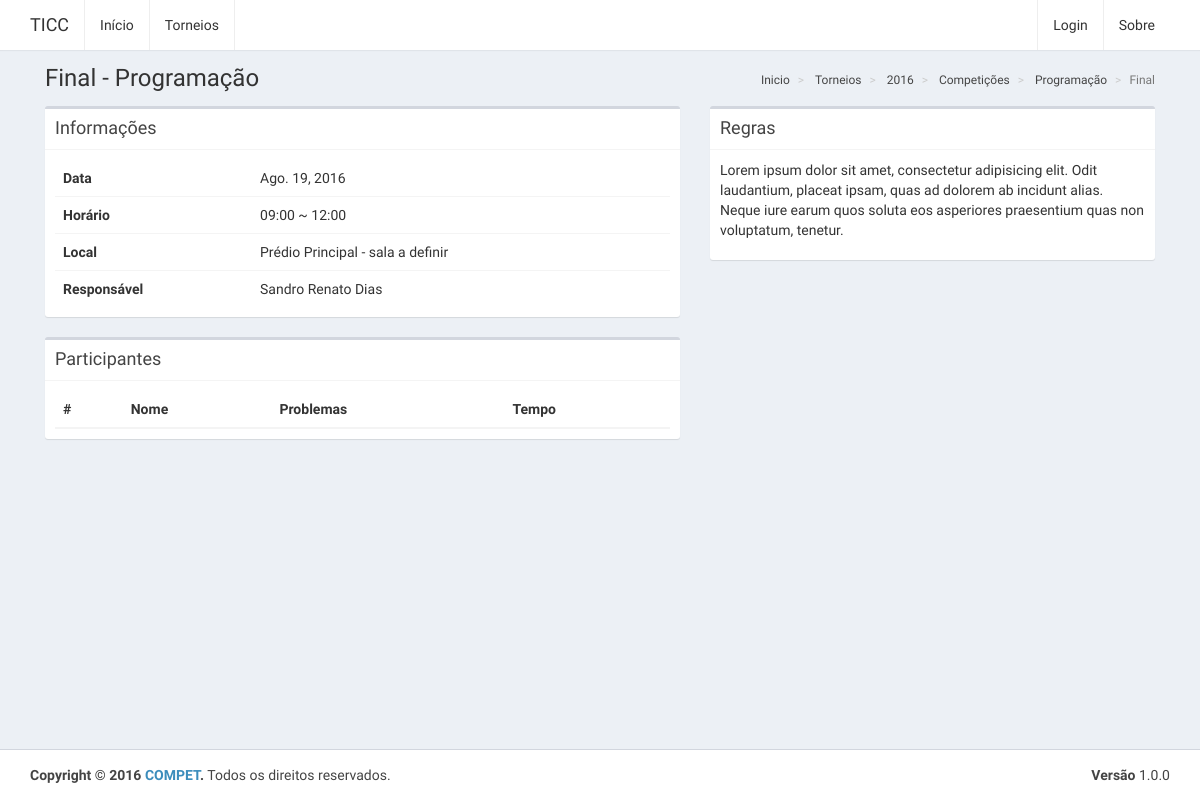
The app's page /jogos/26, older data.
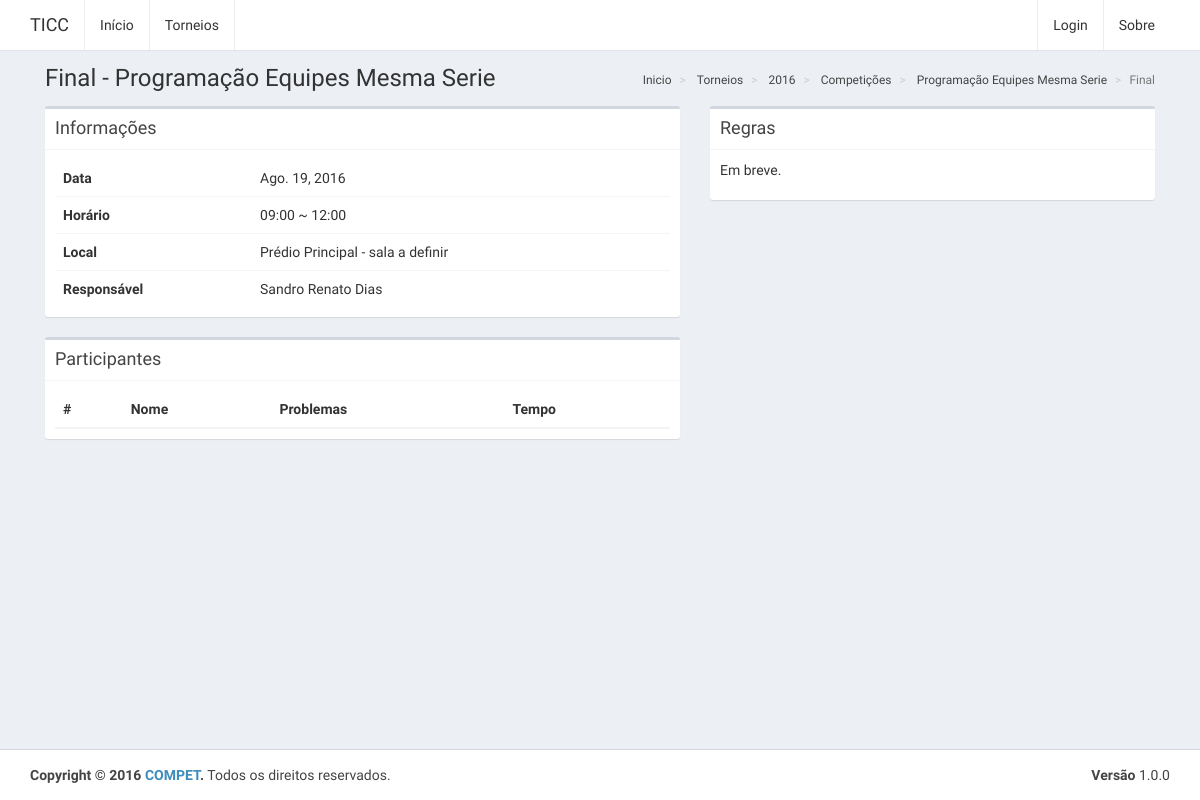
The same page, newer data.
### website/models.py (models this page shows, shortened)
class Competicao(models.Model):
	torneio = models.ForeignKey(Torneio, on_delete=models.CASCADE, related_name="competicoes")
	categoria = models.ForeignKey(Categoria, on_delete=models.CASCADE)
	responsavel = models.ForeignKey(User, on_delete=models.SET_NULL, null=True)
	def __str__(self):
		return self.categoria.nome

class Categoria(models.Model):
	nome = models.CharField(max_length=255)
	regras = models.TextField()

class Jogo(models.Model):
	competicao = models.ForeignKey(Competicao, on_delete=models.CASCADE, related_name="jogos")
	campus = models.ForeignKey(Campus, on_delete=models.CASCADE)
	responsavel = models.ForeignKey(User)
	data = models.DateField(default=date.today)
	inicio = models.TimeField(default=timezone.now)
	termino = models.TimeField(default=timezone.now)
	local = models.CharField(max_length=255)
	participantes = models.ManyToManyField(Participante, related_name='jogos')
	intercampi = models.BooleanField(default=False)
	def tipo(self):
		if self.intercampi:
			return "Final"
		else:
			return "Seletiva"

### website/views.py (the view)
# urls.py: url(r'jogos/(?P<pkJogo>[0-9]+)$', views.jogos_detalhes),
def jogos_detalhes(request, pkJogo):
	jogo = get_object_or_404(Jogo, pk=pkJogo)
	context = {
		'titulo': jogo.tipo() + ' - ' + str(jogo.competicao),
		'jogo': jogo,
		'breadcrumb': [
			{'nome': 'Inicio', 'link': '/'},
			{'nome': 'Torneios', 'link': '/torneios'},
			{'nome': jogo.competicao.torneio, 'link': '/torneios/' + str(jogo.competicao.torneio.pk)},
			{'nome': 'Competições', 'link': '/torneios'},
			{'nome': jogo.competicao, 'link': '/competicoes/' + str(jogo.competicao.pk)},
			{'nome': jogo.tipo() },
		]
	}
	return render(request, 'jogos-detalhes.html', context)

### website/models.py (called while the page is built)
	def __str__(self):
		return str(self.inicio.year)

### templates/jogos-detalhes.html
{% extends "base.html" %}
{% block content %}
	<div class="row">
		<div class="col-md-7">
			{% include "jogos-detalhes-informacoes.html" %}
			{% include "jogos-detalhes-participantes.html" %}
		</div>
		<div class="col-md-5">
			{% include "jogos-detalhes-regras.html" %}
		</div>
	</div>
{% endblock content %}

### templates/breadcrumb.html
<ol class="breadcrumb">
    {% for item in breadcrumb %}
        {% if item.link %}
            <li>
                <a href="{{ item.link }}">{{ item.nome }}</a>
            </li>
        {% else %}
            <li class="active">{{ item.nome }}</li>
        {% endif %}
    {% endfor %}
</ol>

### templates/jogos-detalhes-informacoes.html (shortened to what this page needs)
<div class="box">
    <div class="box-header with-border">
        <h3 class="box-title">Informações</h3>
    </div>
    <div class="box-body">
        <table class="table">
            <tr class="info-table-first-row">
                <td><b>Data</b></td>
                <td>{{ jogo.data }}</td>
            </tr>
            <tr>
                <td><b>Horário</b></td>
                <td>{{ jogo.inicio |time:"H:i" }} ~ {{ jogo.termino |time:"H:i" }}</td>
            </tr>
            <tr>
                <td><b>Local</b></td>
                <td>{{ jogo.local }}</td>
            </tr>
            <tr>
                <td><b>Responsável</b></td>
                <td>{{ jogo.responsavel.get_full_name }}</td>
            </tr>
        </table>
    </div>
</div>

### templates/jogos-detalhes-regras.html
<div class="box">
    <div class="box-header with-border">
        <h3 class="box-title">Regras</h3>
    </div>
    <div class="box-body">
        {{ jogo.competicao.categoria.regras|linebreaks }}
    </div>
</div>

Row changes from the older to the newer data that the page shows:
changed through a linked row, Competicao: nome "Programação" → "Programação Equipes Mesma Serie"
changed through a linked row, Jogo "Prédio Principal - sala a definir": competicao.categoria.regras "Lorem ipsum dolor sit amet, consectetur adipisicing elit. Odit laudantium, placeat ipsam, quas ad dolorem ab incidunt alias. Neque iure earum quos soluta eos asperiores praesentium quas non voluptatum, tenetur." → "Em breve."
Text that changed along with them:
{{ titulo }}: "Final - Programação" → "Final - Programação Equipes Mesma Serie"
